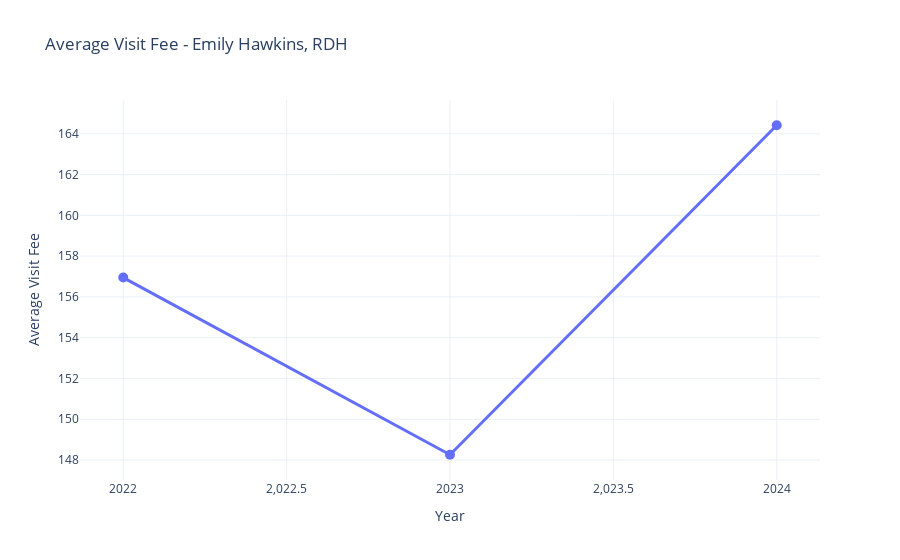

Source (notebook cell):
### Code cell
# Load data
practice_data = DentalPracticeData(
    json_file_path="demo_clinic.json",
    productivity_csv="CSVs/productivity_2022_2025_all.csv",
    procedures_csv="CSVs/procedures_2022_2025_all.csv"
)

# Test various questions - the LLM will handle them all
test_questions = [
    "What is the average visit fee for Emily Hawkins, RDH?"
]

#"What is the average visit fee for Emily Hawkins, RDH?",
#"Show me the productivity trend for Peter S. Chang, DDS",
#"What are the collection rates for Michele Chiafulio-Zasada, RDH?",
#"How many patients did Harvey Seybold, DDS see?",
#"What is the total production for Farah Rahman, RDH?"

for q in test_questions:
    print(f"\n{'='*60}")
    print(f"Question: {q}")
    result = process_question_with_visualizations(q, practice_data)
    print(f"\nAnswer: {result['answer'][:5000]}")

### Figure 1 — Plotly figure (JSON) as saved in the notebook; plotly's stock layout.template omitted (floating-point values rounded to 4 significant figures)
{"data": [{"line": {"width": 3}, "marker": {"size": 10}, "mode": "lines+markers", "type": "scatter", "x": [2022, 2023, 2024], "y": [156.9, 148.3, 164.4]}], "layout": {"autosize": true, "title": {"text": "Average Visit Fee - Emily Hawkins, RDH"}, "xaxis": {"autorange": true, "range": [2022.0, 2024.0], "title": {"text": "Year"}, "type": "linear"}, "yaxis": {"autorange": true, "range": [146.8, 165.9], "title": {"text": "Average Visit Fee"}, "type": "linear"}}}
